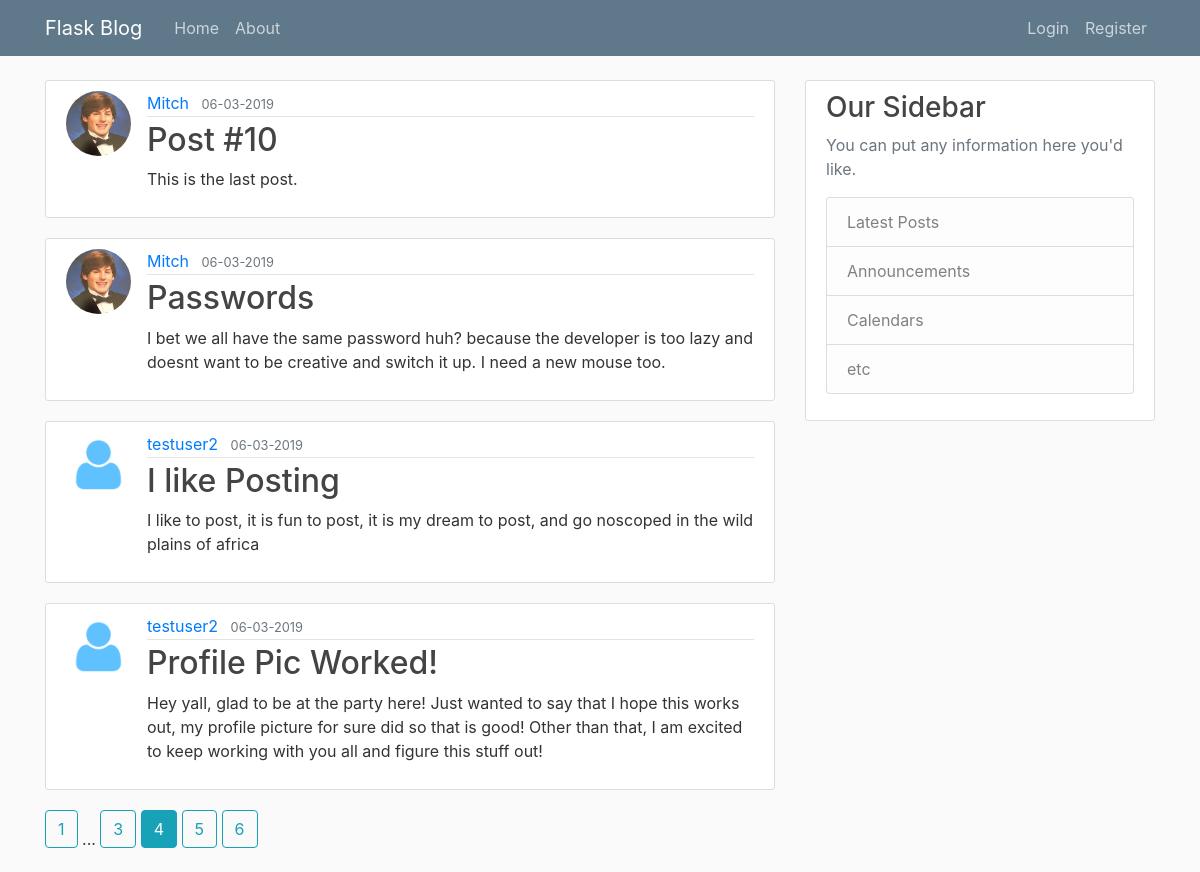
/home?page=4, run on the app's committed database.
### flaskblog/models.py (models this page shows, shortened)
class Post(db.Model):
	id = db.Column(db.Integer, primary_key=True)
	title = db.Column(db.String(100), nullable=False)
	date_posted = db.Column(db.DateTime, nullable=False, default=datetime.utcnow)
	content = db.Column(db.Text, nullable=False)
	user_id = db.Column(db.Integer, db.ForeignKey('user.id'), nullable=False)

class User(db.Model, UserMixin):
	id = db.Column(db.Integer, primary_key=True)
	username = db.Column(db.String(20), unique=True, nullable=False)
	email = db.Column(db.String(120), unique=True, nullable=False)
	image_file = db.Column(db.String(20), nullable=False, default='default.png')
	password = db.Column(db.String(60), nullable=False)
	posts = db.relationship('Post', backref='author', lazy=True)

### flaskblog/main/routes.py (the view)
@main.route("/")
@main.route("/home")
def home():
    page = request.args.get('page', 1, type=int)
    posts = Post.query.order_by(Post.date_posted.desc()).paginate(page=page, per_page=4)
    return render_template('home.html', posts=posts)

### flaskblog/templates/home.html
{% extends "layout.html" %}
{% block content %}
    {% for post in posts.items %}
        <article class="media content-section">
          <img class="rounded-circle article-img" src="{{ url_for('static', filename='profile_pics/' + post.author.image_file) }}">
          <div class="media-body">
              <div class="article-metadata">
                <a class="mr-2" href="{{ url_for('users.user_posts', username=post.author.username) }}">{{ post.author.username }}</a>
                <small class="text-muted">{{ post.date_posted.strftime('%m-%d-%Y') }}</small>
              </div>
            <h2><a class="article-title" href="{{url_for('posts.post', post_id=post.id)}}">{{ post.title }}</a></h2>
            <p class="article-content">{{ post.content }}</p>
          </div>
        </article>
    {% endfor %}
    {% for page_num in posts.iter_pages(left_edge=1, right_edge=1, left_current=1, right_current=2 ) %}
      {% if page_num %}
        {% if posts.page == page_num %}
          <a class='btn btn-info mb-4' href="{{url_for('main.home', page=page_num)}}">{{ page_num }}</a>
        {% else %}
          <a class='btn btn-outline-info mb-4' href="{{url_for('main.home', page=page_num)}}">{{ page_num }}</a>
        {% endif %}
      {% else %}
        ...
      {% endif %}
    {% endfor %}
{% endblock content %}

### flaskblog/static/main.css (style rules this page uses)
body { background: #fafafa; color: #333333; margin-top: 5rem; }
h1, h2, h3, h4, h5, h6 { color: #444444; }
.content-section { background: #ffffff; padding: 10px 20px; border: 1px solid #dddddd; border-radius: 3px; margin-bottom: 20px; }
.article-title { color: #444444; }
.article-content { white-space: pre-line; }
.article-img { height: 65px; width: 65px; margin-right: 16px; }
.article-metadata { padding-bottom: 1px; margin-bottom: 4px; border-bottom: 1px solid #e3e3e3 }

### data on the page
Post: image_file (picture), author.username "Mitch", date_posted "06-03-2019", title "Post #10", content "This is the last post."
Post: image_file (picture), author.username "Mitch", date_posted "06-03-2019", title "Passwords", content "I bet we all have the same password huh? because the developer is too lazy and doesnt want to be creative and switch it up. I need a new mouse too."
Post: image_file (placeholder picture), author.username "testuser2", date_posted "06-03-2019", title "I like Posting", content "I like to post, it is fun to post, it is my dream to post, and go noscoped in the wild plains of africa"
Post: image_file (placeholder picture), author.username "testuser2", date_posted "06-03-2019", title "Profile Pic Worked!", content "Hey yall, glad to be at the party here! Just wanted to say that I hope this works out, my profile picture for sure did so that is good! Other than that, I am excited to keep working with you all and figure this stuff out!"

### other printed values
{{ page_num }} "1" "3" "5" "6"
{{ page_num }} "4"
